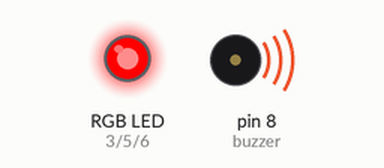
The sketch below on a simulated Arduino Uno, built with avr-gcc and run on an emulated ATmega328P. Parts: an RGB LED mixed from three pins (HIGH = lit), buzzer (waves = sounding).

Above: at 0.15 s.
At 0.8 s:
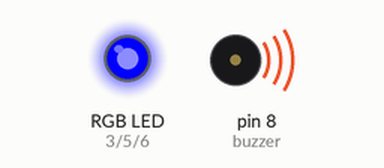
At 9.7 s:
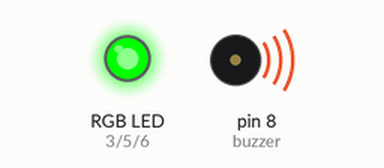
At 15.5 s:
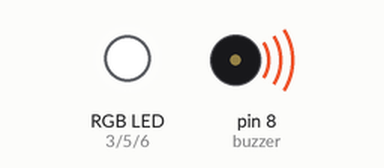
At 24.7 s:
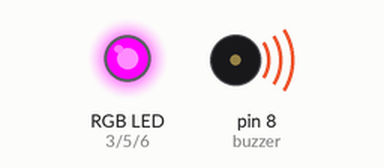
At 32.9 s:
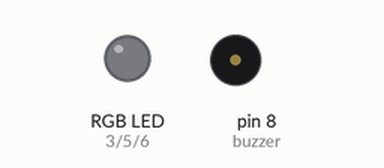
Timing chart, 0 to 40.0 s (numbered marks = the images above):
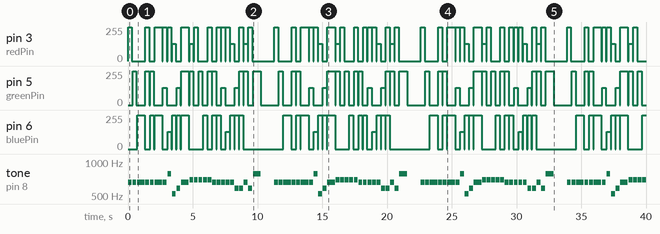

The sketch:

rgbNavidad.ino
```cpp
// Pines
int buzzer = 8;
int redPin = 3;
int greenPin = 5;
int bluePin = 6;

// Notas musicales
#define NOTE_E5 659
#define NOTE_G5 784
#define NOTE_C5 523
#define NOTE_D5 587
#define NOTE_F5 698

// Melodía de Jingle Bells (simplificada)
int melody[] = {
  NOTE_E5, NOTE_E5, NOTE_E5,
  NOTE_E5, NOTE_E5, NOTE_E5,
  NOTE_E5, NOTE_G5, NOTE_C5, NOTE_D5, NOTE_E5,
  NOTE_F5, NOTE_F5, NOTE_F5, NOTE_F5,
  NOTE_F5, NOTE_E5, NOTE_E5, NOTE_E5, NOTE_E5,
  NOTE_E5, NOTE_D5, NOTE_D5, NOTE_E5, NOTE_D5, NOTE_G5
};

int durations[] = {
  300, 300, 600,
  300, 300, 600,
  300, 300, 300, 300, 600,
  300, 300, 300, 300,
  300, 300, 300, 300, 300,
  300, 300, 300, 300, 300, 600
};

void setup() {
  pinMode(buzzer, OUTPUT);
  pinMode(redPin, OUTPUT);
  pinMode(greenPin, OUTPUT);
  pinMode(bluePin, OUTPUT);
}

void loop() {
  for (int i = 0; i < sizeof(melody) / sizeof(int); i++) {
    tone(buzzer, melody[i], durations[i]);

    // Cambiar color RGB al ritmo con 12 combinaciones
    setColor(i % 12);
    delay(durations[i]);
    setColor(-1); // Apagar RGB

    delay(50); // Pausa entre notas
  }

  delay(1000); // Pausa antes de repetir
}

// Función para cambiar color del LED RGB
void setColor(int colorIndex) {
  switch (colorIndex) {
    case 0:  analogWrite(redPin, 255); analogWrite(greenPin, 0);   analogWrite(bluePin, 0);   break; // Rojo
    case 1:  analogWrite(redPin, 0);   analogWrite(greenPin, 255); analogWrite(bluePin, 0);   break; // Verde
    case 2:  analogWrite(redPin, 0);   analogWrite(greenPin, 0);   analogWrite(bluePin, 255); break; // Azul
    case 3:  analogWrite(redPin, 255); analogWrite(greenPin, 255); analogWrite(bluePin, 0);   break; // Amarillo
    case 4:  analogWrite(redPin, 0);   analogWrite(greenPin, 255); analogWrite(bluePin, 255); break; // Cian
    case 5:  analogWrite(redPin, 255); analogWrite(greenPin, 0);   analogWrite(bluePin, 255); break; // Magenta
    case 6:  analogWrite(redPin, 255); analogWrite(greenPin, 128); analogWrite(bluePin, 0);   break; // Naranja
    case 7:  analogWrite(redPin, 255); analogWrite(greenPin, 0);   analogWrite(bluePin, 128); break; // Rosa
    case 8:  analogWrite(redPin, 128); analogWrite(greenPin, 0);   analogWrite(bluePin, 255); break; // Violeta
    case 9:  analogWrite(redPin, 0);   analogWrite(greenPin, 128); analogWrite(bluePin, 255); break; // Turquesa
    case 10: analogWrite(redPin, 255); analogWrite(greenPin, 255); analogWrite(bluePin, 255); break; // Blanco
    case 11: analogWrite(redPin, 128); analogWrite(greenPin, 255); analogWrite(bluePin, 0);   break; // Lima
    default: analogWrite(redPin, 0);   analogWrite(greenPin, 0);   analogWrite(bluePin, 0);   break; // Apagar
  }
}
```

Measured:
- by itself, pin 3 (redPin), pin 5 (greenPin), pin 6 (bluePin): moves between 0/255 and 255/255, repeating every 11.3 s
- by itself, tone on pin 8 (buzzer): plays 659 Hz for 0.30 s, 659 Hz for 0.30 s, 659 Hz for 0.60 s, 659 Hz for 0.30 s, 659 Hz for 0.30 s, 659 Hz for 0.60 s … (93 notes in this stretch)
